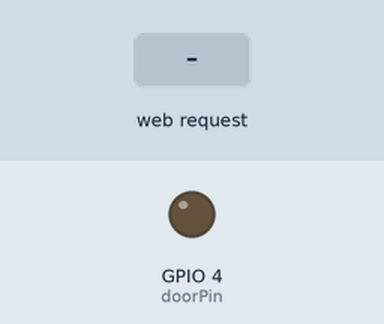
This sketch was run on a simulated ESP8266 (NodeMCU). Parts: output pins drawn as LEDs (lit = HIGH). Inputs (shaded band) come from the test bench. WiFi joins after 1.5 s; servers stay silent unless stated; what the sketch prints to the serial monitor is not drawn.

Above: at 2.7 s.
2.8 s: HTTP request GET /door received
At 3.3 s:
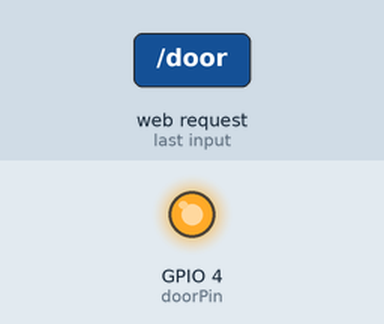
Timing chart, 0 to 5.8 s (numbered marks = the images above; inputs shaded):
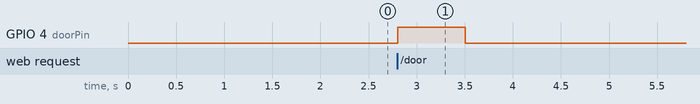

The sketch:

cod_interfon.ino
```cpp
/* Proiect PM 2021 @ ACS, UPB
 * Dragus Alexandru, 334CB
 *
 * Cod interfon
 *
 * Wiki:
 * https://ocw.cs.pub.ro/courses/pm/prj2021/agrigore/accesscontrol
 *
 * GitHub:
 * https://github.com/AlexDragus/access-control
 *
 * LinkedIn:
 * https://www.linkedin.com/in/alex-dragus/
 */
#include <ESP8266WiFi.h>
#include "ESPAsyncWebServer.h"
#include <ESP8266HTTPClient.h>

// Network credentials
const char* ssid     = "dragus";
const char* password = "45EE1C0424";

// Create WebServer object on port 80
AsyncWebServer server(80);

// Auxiliar variables to store the current output state
String doorState = "off";

// Assign output variables to GPIO pins
const int doorPin = 4;

// Current time
unsigned long currentTime = millis();

// button pressed timers
unsigned long timePressDoor = millis();

const long timeoutButtons = 700;

String doorWebpage() {
  String webpage = "";
  webpage = webpage + ("<!DOCTYPE html><html>");
  webpage = webpage + ("<head>");
  webpage = webpage + ("<meta http-equiv=\"refresh\" content=\"0.1;url=http://192.168.0.103\" />");
  webpage = webpage + ("</head>");
  webpage = webpage + ("</html>");
  return webpage;
}

void setup() {
  Serial.begin(115200);
  // Initialize the output variables as outputs
  pinMode(doorPin, OUTPUT);

  // Set output to LOW
  digitalWrite(doorPin, LOW);

  // Connect to Wi-Fi network with SSID and password
  Serial.print("Connecting to ");
  Serial.println(ssid);
  WiFi.begin(ssid, password);
  while (WiFi.status() != WL_CONNECTED) {
    delay(500);
    Serial.print(".");
  }

  // Print local IP address and start web server
  Serial.println("");
  Serial.println("WiFi connected.");
  Serial.println("IP address: ");
  Serial.println(WiFi.localIP());

  // Handler for GET /door event
  server.on("/door", HTTP_GET, [](AsyncWebServerRequest *request) {
    // Send webpage
    request->send(200, "text/html", doorWebpage());
    Serial.println("Door pressed");
    timePressDoor = millis();
    doorState = "on";

    // Send signal for door (relay)
    digitalWrite(doorPin, HIGH);
  });

  server.begin();
}

void loop(){
  // Release button if delay time passed
  currentTime = millis();
  if (doorState == "on" && currentTime - timePressDoor > timeoutButtons) {
    doorState = "off";
    digitalWrite(doorPin, LOW);
    Serial.println("Door unpressed");
  }
}
```

Measured:
- after the input at 2.8 s, GPIO 4 (doorPin): LOW → HIGH at once, → LOW 0.70 s later
